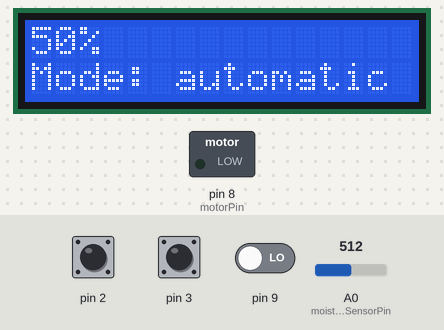
Bench run of a sketch on a simulated Arduino Uno, built with avr-gcc and run on an emulated ATmega328P. On the bench: 16×2 character LCD, switched loads named in the sketch (green lamp = pin HIGH). The test bench sets the inputs (shaded band); at power-on: pin 2 HIGH, pin 3 HIGH, A0 (moistureSensorPin) = 512, pin 9 LOW.

Above: at 5.6 s.
5.7 s: pin 2 pulled LOW for 3 s
At 9.0 s:
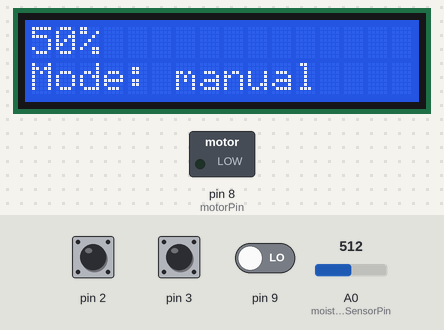
13.2 s: pin 3 pulled LOW for 3 s
At 17.0 s:
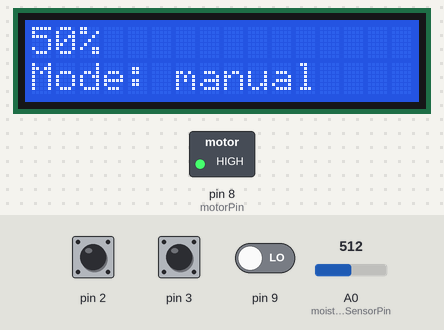
20.7 s: A0 (moistureSensorPin) set to 716
At 25.8 s:
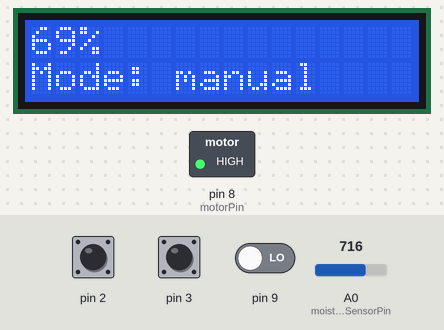
28.2 s: pin 2 pulled LOW for 3 s
At 32.1 s:
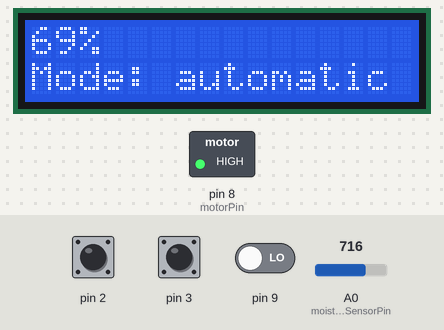
36.7 s: A0 (moistureSensorPin) set to 900
At 41.0 s:
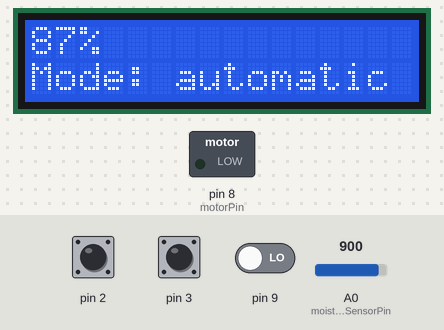
44.2 s: A0 (moistureSensorPin) set to 1023
At 45.9 s:
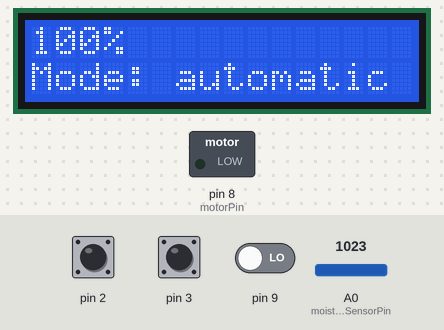
Timing chart, 0 to 47.4 s (numbered marks = the images above; inputs shaded):
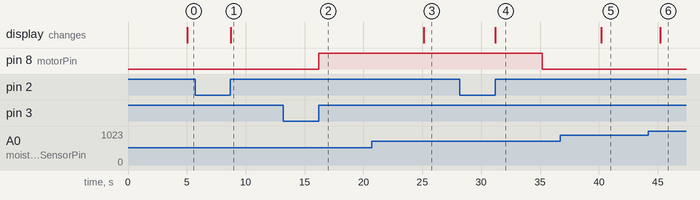

Measured:
- after the input at 5.7 s, the display: changes after 3.0 s (image 1)
- after the input at 13.2 s, pin 8 (motorPin): LOW → HIGH after 3.0 s
- after the input at 20.7 s, the display: changes after 4.4 s (image 3)
- after the input at 28.2 s, pin 8 (motorPin): HIGH → LOW after 7.0 s; the display: changes after 3.0 s (image 4)
- after the input at 36.7 s, the display: changes after 3.5 s (image 5)
- after the input at 44.2 s, the display: changes after 1.0 s (image 6)

The sketch:

PlantWatering.ino
```cpp
#include "Arduino.h"
#include <avr/sleep.h>
#include "string.h"

#include "LiquidCrystal.h"

#include "src-gen/PlantWatering.h"
#include "src-gen/PlantWateringRequired.h"
#include "scutil/sc_timer_service.h"

#define MAX_TIMERS 20 //number of timers our timer service can use
#define CYCLE_PERIOD 10 //number of milliseconds that pass between each statechart cycle

static unsigned long cycle_count = 0L; //number of passed cycles
static unsigned long last_cycle_time = 0L; //timestamp of last cycle

static PlantWatering handle;

static sc_timer_service_t timer_service;

static sc_timer_t timers[MAX_TIMERS];

const int rs = 12, en = 11, d4 = 7, d5 = 6, d6 = 5, d7 = 4;
LiquidCrystal lcd(rs, en, d4, d5, d6, d7);


const sc_integer motorPin = 8;


//! callback implementation for the setting up time events
void plantWatering_setTimer(PlantWatering* handle, const sc_eventid evid, const sc_integer time_ms, const sc_boolean periodic){
	sc_timer_start(&timer_service, (void*) handle, evid, time_ms, periodic);
}

//! callback implementation for canceling time events.
void plantWatering_unsetTimer(PlantWatering* handle, const sc_eventid evid) {
	sc_timer_cancel(&timer_service, evid);
}

sc_integer plantWateringIface_getMoistureSensorData(const PlantWatering* handle, const sc_string pin) {
	sc_integer moistureSensorPin;
	if(strcmp("A0", pin) == 0)  {
		moistureSensorPin = A0;
	} else if (strcmp("A1", pin) == 0) {
		moistureSensorPin = A1;
	} else if (strcmp("A2", pin) == 0) {
		moistureSensorPin = A2;
	} else if (strcmp("A3", pin) == 0) {
		moistureSensorPin = A3;
	} else if (strcmp("A4", pin) == 0) {
		moistureSensorPin = A4;
	} else if (strcmp("A5", pin) == 0) {
		moistureSensorPin = A5;
	} else{
		return 0;
	}

	sc_integer moisture = analogRead(moistureSensorPin);
	sc_integer moisturePercent = map(moisture, 0, 1023, 0, 100);
	return moisturePercent;
}

sc_boolean plantWateringIface_getRainSensorData(const PlantWatering* handle) {
	int rain = digitalRead(9);
	return rain == HIGH;
}

void plantWateringIface_turnOnValve(const PlantWatering* handle) {
	digitalWrite(motorPin, HIGH);
}

void plantWateringIface_turnOffValve(const PlantWatering* handle) {
	digitalWrite(motorPin, LOW);
}

void plantWateringIface_clearLCD(const PlantWatering* handle) {
	lcd.clear();
}

void plantWateringIface_displayMoistureLCD(const PlantWatering* handle, const sc_integer moisture) {
	lcd.setCursor(0, 0);
	lcd.print(moisture);
	lcd.print("%");
}

void plantWateringIface_displayRainingLCD(const PlantWatering* handle, const sc_boolean isRaining) {
	lcd.setCursor(6, 0);
	lcd.print("Raining: ");
	lcd.print(isRaining);
}

void plantWateringIface_displayModeLCD(const PlantWatering* handle, const sc_string mode) {
	lcd.setCursor(0, 1);
	lcd.print("                ");
	lcd.setCursor(0, 1);
	lcd.print("Mode: ");
	lcd.print(mode);
}

void pressB1() {
	plantWateringIface_raise_pressButtonB1(&handle);
}

void pressB2() {
	plantWateringIface_raise_pressButtonB2(&handle);
}

void setup()
{
	Serial.begin(9600);
	lcd.begin(16, 2);
	lcd.print("Hello RICE 2019");
	pinMode(motorPin, OUTPUT);
	pinMode(3, INPUT_PULLUP);
	pinMode(2, INPUT_PULLUP);
	pinMode(9, INPUT);

	attachInterrupt(digitalPinToInterrupt(2), pressB1, RISING);
	attachInterrupt(digitalPinToInterrupt(3), pressB2, RISING);

	sc_timer_service_init(&timer_service,
			timers, MAX_TIMERS, (sc_raise_time_event_fp) &plantWatering_raiseTimeEvent);

	plantWatering_init(&handle); //initialize statechart
	plantWatering_enter(&handle); //enter the statechart
}

void loop()
{
	unsigned long current_millies = millis();
	if ( cycle_count == 0L || (current_millies >= last_cycle_time + CYCLE_PERIOD) ) {
		sc_timer_service_proceed(&timer_service, current_millies - last_cycle_time);
		plantWatering_runCycle(&handle);
		last_cycle_time = current_millies;
		cycle_count++;
	}
}
```

sc_timer_service.h
```cpp
/*
 * sc_timer.h
 *
 *  Created on: 13.04.2016
 *      Author: korsisnki, terfloth
 */

#ifndef SC_TIMER_SERCICE_H_
#define SC_TIMER_SERCICE_H_

#include "../src/sc_types.h"

#ifdef __cplusplus
extern "C" {
#endif

/*! file/ Interface definition of a POSIX thread based timer service for YAKINDU SCT state machines. */

struct sc_timer_service;

/* internal arguments of a timer pthread */
typedef struct {
	sc_integer time_ms;
	sc_boolean periodic;
	sc_integer elapsed_time_ms;
	sc_eventid pt_evid;
	void* handle;
	struct sc_timer_service *service;
} sc_timer_t;


/*! Function pointer type for state machines runCycle function. */
typedef void (*sc_raise_time_event_fp)(void *handle, sc_eventid evid);


typedef struct sc_timer_service {
	sc_integer timer_count;
	sc_timer_t *timers;
	sc_raise_time_event_fp raise_event;
} sc_timer_service_t;


/*! Initializes a timer service with a set of timers. */
extern void sc_timer_service_init(sc_timer_service_t *tservice,
		sc_timer_t *timers,
		sc_integer count,
		sc_raise_time_event_fp raise_event);

extern void sc_timer_service_proceed(sc_timer_service_t *timer_service, const sc_integer time_ms);


/*! Starts a timer with the specified parameters. */
extern void sc_timer_start (
		sc_timer_service_t *timer_service,
		void* handle,
		const sc_eventid evid,
		const sc_integer time_ms,
		const sc_boolean periodic);


/*! Cancels a timer for the specified time event. */
extern void sc_timer_cancel(sc_timer_service_t *timer_service, const sc_eventid evid);


#ifdef __cplusplus
}
#endif


#endif /* SC_TIMER_SERCICE_H_ */
```

sloeber.ino.cpp
```cpp
#ifdef __IN_ECLIPSE__
//This is a automatic generated file
//Please do not modify this file
//If you touch this file your change will be overwritten during the next build
//This file has been generated on 2019-08-07 22:34:14

#include "Arduino.h"
#include "Arduino.h"
#include <avr/sleep.h>
#include "string.h"
#include "LiquidCrystal.h"
#include "src-gen/PlantWatering.h"
#include "src-gen/PlantWateringRequired.h"
#include "scutil/sc_timer_service.h"

void plantWatering_setTimer(PlantWatering* handle, const sc_eventid evid, const sc_integer time_ms, const sc_boolean periodic);
void plantWatering_unsetTimer(PlantWatering* handle, const sc_eventid evid) ;
sc_integer plantWateringIface_getMoistureSensorData(const PlantWatering* handle, const sc_string pin) ;
sc_boolean plantWateringIface_getRainSensorData(const PlantWatering* handle) ;
void plantWateringIface_turnOnValve(const PlantWatering* handle) ;
void plantWateringIface_turnOffValve(const PlantWatering* handle) ;
void plantWateringIface_clearLCD(const PlantWatering* handle) ;
void plantWateringIface_displayMoistureLCD(const PlantWatering* handle, const sc_integer moisture) ;
void plantWateringIface_displayRainingLCD(const PlantWatering* handle, const sc_boolean isRaining) ;
void plantWateringIface_displayModeLCD(const PlantWatering* handle, const sc_string mode) ;
void pressB1() ;
void pressB2() ;
void setup() ;
void loop() ;

#include "PlantWatering.ino"


#endif
```

PlantWatering.h
```cpp
#ifndef PLANTWATERING_H_
#define PLANTWATERING_H_

#include "..\src\sc_types.h"

#ifdef __cplusplus
extern "C" {
#endif

/*! \file Header of the state machine 'PlantWatering'.
*/

/*! Define number of states in the state enum */

#define PLANTWATERING_STATE_COUNT 10

/*! Define dimension of the state configuration vector for orthogonal states. */
#define PLANTWATERING_MAX_ORTHOGONAL_STATES 1

/*! Define maximum number of time events that can be active at once */
#define PLANTWATERING_MAX_PARALLEL_TIME_EVENTS 1

/*! Define indices of states in the StateConfVector */
#define SCVI_PLANTWATERING_MAIN_REGION_MAIN 0
#define SCVI_PLANTWATERING_MAIN_REGION_MAIN_MAIN_REGION_VALVEOFF 0
#define SCVI_PLANTWATERING_MAIN_REGION_MAIN_MAIN_REGION_VALVEON 0
#define SCVI_PLANTWATERING_MAIN_REGION_MAIN_MAIN_REGION_IDLE 0
#define SCVI_PLANTWATERING_MAIN_REGION_MAIN_MAIN_REGION_MANUAL_CONTROL 0
#define SCVI_PLANTWATERING_MAIN_REGION_MAIN_MAIN_REGION_MANUAL_CONTROL_MAIN_REGION_VALVEON 0
#define SCVI_PLANTWATERING_MAIN_REGION_MAIN_MAIN_REGION_MANUAL_CONTROL_MAIN_REGION_VALVEOFF 0
#define SCVI_PLANTWATERING_MAIN_REGION_TIMER_INTERRUPT 0
#define SCVI_PLANTWATERING_MAIN_REGION_TIMER_INTERRUPT_MAIN_REGION_CHECKSENSORS 0
#define SCVI_PLANTWATERING_MAIN_REGION_TIMER_INTERRUPT_MAIN_REGION_DISPLAY 0

/*! Enumeration of all states */
typedef enum
{
	PlantWatering_last_state,
	PlantWatering_Main_region_Main,
	PlantWatering_Main_region_Main_Main_region_ValveOff,
	PlantWatering_Main_region_Main_Main_region_ValveOn,
	PlantWatering_Main_region_Main_Main_region_Idle,
	PlantWatering_Main_region_Main_Main_region_Manual_Control,
	PlantWatering_Main_region_Main_Main_region_Manual_Control_Main_region_ValveOn,
	PlantWatering_Main_region_Main_Main_region_Manual_Control_Main_region_ValveOff,
	PlantWatering_Main_region_Timer_interrupt,
	PlantWatering_Main_region_Timer_interrupt_Main_region_CheckSensors,
	PlantWatering_Main_region_Timer_interrupt_Main_region_Display
} PlantWateringStates;

/*! Type definition of the data structure for the PlantWateringIface interface scope. */
typedef struct
{
	sc_boolean isValveOn;
	sc_integer moisture;
	sc_boolean isRaining;
	sc_string mode;
	sc_boolean pressButtonB1_raised;
	sc_boolean pressButtonB2_raised;
} PlantWateringIface;


/* Declaration of constants for scope PlantWateringIface. */
extern const sc_string PLANTWATERING_PLANTWATERINGIFACE_MOISTURESENSORPIN;


/*! Type definition of the data structure for the PlantWateringTimeEvents interface scope. */
typedef struct
{
	sc_boolean plantWatering_Main_region_Main_tev0_raised;
} PlantWateringTimeEvents;


/*!
 * Type definition of the data structure for the PlantWatering state machine.
 * This data structure has to be allocated by the client code.
 */
typedef struct
{
	PlantWateringStates stateConfVector[PLANTWATERING_MAX_ORTHOGONAL_STATES];
	sc_ushort stateConfVectorPosition;

	PlantWateringIface iface;
	PlantWateringTimeEvents timeEvents;
} PlantWatering;


/*! Initializes the PlantWatering state machine data structures. Must be called before first usage.*/
extern void plantWatering_init(PlantWatering* handle);

/*! Activates the state machine */
extern void plantWatering_enter(PlantWatering* handle);

/*! Deactivates the state machine */
extern void plantWatering_exit(PlantWatering* handle);

/*! Performs a 'run to completion' step. */
extern void plantWatering_runCycle(PlantWatering* handle);

/*! Raises a time event. */
extern void plantWatering_raiseTimeEvent(PlantWatering* handle, sc_eventid evid);

/*! Gets the value of the variable 'moistureSensorPin' that is defined in the default interface scope. */
extern const sc_string plantWateringIface_get_moistureSensorPin(const PlantWatering* handle);
/*! Gets the value of the variable 'isValveOn' that is defined in the default interface scope. */
extern sc_boolean plantWateringIface_get_isValveOn(const PlantWatering* handle);
/*! Sets the value of the variable 'isValveOn' that is defined in the default interface scope. */
extern void plantWateringIface_set_isValveOn(PlantWatering* handle, sc_boolean value);
/*! Gets the value of the variable 'moisture' that is defined in the default interface scope. */
extern sc_integer plantWateringIface_get_moisture(const PlantWatering* handle);
/*! Sets the value of the variable 'moisture' that is defined in the default interface scope. */
extern void plantWateringIface_set_moisture(PlantWatering* handle, sc_integer value);
/*! Gets the value of the variable 'isRaining' that is defined in the default interface scope. */
extern sc_boolean plantWateringIface_get_isRaining(const PlantWatering* handle);
/*! Sets the value of the variable 'isRaining' that is defined in the default interface scope. */
extern void plantWateringIface_set_isRaining(PlantWatering* handle, sc_boolean value);
/*! Gets the value of the variable 'mode' that is defined in the default interface scope. */
extern sc_string plantWateringIface_get_mode(const PlantWatering* handle);
/*! Sets the value of the variable 'mode' that is defined in the default interface scope. */
extern void plantWateringIface_set_mode(PlantWatering* handle, sc_string value);
/*! Raises the in event 'pressButtonB1' that is defined in the default interface scope. */
extern void plantWateringIface_raise_pressButtonB1(PlantWatering* handle);

/*! Raises the in event 'pressButtonB2' that is defined in the default interface scope. */
extern void plantWateringIface_raise_pressButtonB2(PlantWatering* handle);


/*!
 * Checks whether the state machine is active (until 2.4.1 this method was used for states).
 * A state machine is active if it was entered. It is inactive if it has not been entered at all or if it has been exited.
 */
extern sc_boolean plantWatering_isActive(const PlantWatering* handle);

/*!
 * Checks if all active states are final.
 * If there are no active states then the state machine is considered being inactive. In this case this method returns false.
 */
extern sc_boolean plantWatering_isFinal(const PlantWatering* handle);

/*! Checks if the specified state is active (until 2.4.1 the used method for states was called isActive()). */
extern sc_boolean plantWatering_isStateActive(const PlantWatering* handle, PlantWateringStates state);


#ifdef __cplusplus
}
#endif

#endif /* PLANTWATERING_H_ */
```

PlantWateringRequired.h
```cpp
#ifndef PLANTWATERINGREQUIRED_H_
#define PLANTWATERINGREQUIRED_H_

#include "..\src\sc_types.h"
#include "PlantWatering.h"

#ifdef __cplusplus
extern "C"
{
#endif

/*! \file This header defines prototypes for all functions that are required by the state machine implementation.

This is a state machine uses time events which require access to a timing service. Thus the function prototypes:
	- plantWatering_setTimer and
	- plantWatering_unsetTimer
are defined.

This state machine makes use of operations declared in the state machines interface or internal scopes. Thus the function prototypes:
	- plantWateringIface_getMoistureSensorData
	- plantWateringIface_getRainSensorData
	- plantWateringIface_turnOnValve
	- plantWateringIface_turnOffValve
	- plantWateringIface_clearLCD
	- plantWateringIface_displayMoistureLCD
	- plantWateringIface_displayRainingLCD
	- plantWateringIface_displayModeLCD
are defined.

These functions will be called during a 'run to completion step' (runCycle) of the statechart.
There are some constraints that have to be considered for the implementation of these functions:
	- never call the statechart API functions from within these functions.
	- make sure that the execution time is as short as possible.

*/
extern sc_integer plantWateringIface_getMoistureSensorData(const PlantWatering* handle, const sc_string pin);
extern sc_boolean plantWateringIface_getRainSensorData(const PlantWatering* handle);
extern void plantWateringIface_turnOnValve(const PlantWatering* handle);
extern void plantWateringIface_turnOffValve(const PlantWatering* handle);
extern void plantWateringIface_clearLCD(const PlantWatering* handle);
extern void plantWateringIface_displayMoistureLCD(const PlantWatering* handle, const sc_integer moisture);
extern void plantWateringIface_displayRainingLCD(const PlantWatering* handle, const sc_boolean isRaining);
extern void plantWateringIface_displayModeLCD(const PlantWatering* handle, const sc_string mode);


/*!
 * This is a timed state machine that requires timer services
 */

/*! This function has to set up timers for the time events that are required by the state machine. */
/*!
	This function will be called for each time event that is relevant for a state when a state will be entered.
	\param evid An unique identifier of the event.
	\time_ms The time in milliseconds
	\periodic Indicates the the time event must be raised periodically until the timer is unset
*/
extern void plantWatering_setTimer(PlantWatering* handle, const sc_eventid evid, const sc_integer time_ms, const sc_boolean periodic);

/*! This function has to unset timers for the time events that are required by the state machine. */
/*!
	This function will be called for each time event that is relevant for a state when a state will be left.
	\param evid An unique identifier of the event.
*/
extern void plantWatering_unsetTimer(PlantWatering* handle, const sc_eventid evid);


#ifdef __cplusplus
}
#endif

#endif /* PLANTWATERINGREQUIRED_H_ */
```

sc_types.h
```cpp
#ifndef SC_TYPES_H_
#define SC_TYPES_H_

#ifdef __cplusplus
extern "C"
{
#endif

#include <stdint.h>
#include <stdbool.h>

#define sc_string		char*

typedef bool			sc_boolean;
typedef int_fast16_t	sc_short;
typedef uint_fast16_t	sc_ushort;
typedef int32_t			sc_integer;
typedef uint32_t		sc_uinteger;

typedef double			sc_real;

typedef void*			sc_eventid;

typedef intptr_t		sc_intptr_t;

#ifdef __cplusplus
}
#endif

#ifndef sc_null
	#ifdef __cplusplus
		#if __cplusplus >= 201103L || (defined(_MSC_VER) && _MSC_VER >= 1900)
	  		#define sc_null nullptr
		#else
			#define sc_null 0
		#endif
	#else
		#define sc_null ((void *)0)
	#endif
#endif

#define bool_true true
#define bool_false false

#endif /* SC_TYPES_H_ */
```
